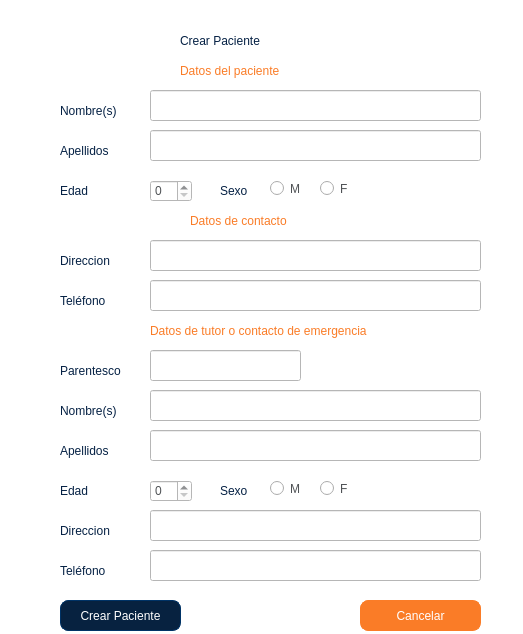
<?xml version="1.0" encoding="UTF-8"?>
<ui version="4.0">
 <class>Dialog</class>
 <widget class="QDialog" name="Dialog">
  <property name="geometry">
   <rect>
    <x>0</x>
    <y>0</y>
    <width>523</width>
    <height>634</height>
   </rect>
  </property>
  <property name="windowTitle">
   <string>Paciente</string>
  </property>
  <property name="styleSheet">
   <string notr="true">background-color: rgb(255, 255, 255);</string>
  </property>
  <widget class="QLabel" name="label_8">
   <property name="geometry">
    <rect>
     <x>180</x>
     <y>20</y>
     <width>201</width>
     <height>41</height>
    </rect>
   </property>
   <property name="styleSheet">
    <string notr="true">color: rgb(5, 33, 68);
font: 18pt &quot;MS Shell Dlg 2&quot;;</string>
   </property>
   <property name="text">
    <string>Crear Paciente</string>
   </property>
  </widget>
  <widget class="QLabel" name="label_2">
   <property name="geometry">
    <rect>
     <x>60</x>
     <y>100</y>
     <width>341</width>
     <height>21</height>
    </rect>
   </property>
   <property name="styleSheet">
    <string notr="true">color: rgb(5, 33, 68);
font: 12pt &quot;MS Shell Dlg 2&quot;;</string>
   </property>
   <property name="text">
    <string>Nombre(s) </string>
   </property>
  </widget>
  <widget class="QLabel" name="label_5">
   <property name="geometry">
    <rect>
     <x>60</x>
     <y>290</y>
     <width>91</width>
     <height>21</height>
    </rect>
   </property>
   <property name="styleSheet">
    <string notr="true">color: rgb(5, 33, 68);
font: 12pt &quot;MS Shell Dlg 2&quot;;</string>
   </property>
   <property name="text">
    <string>Teléfono</string>
   </property>
  </widget>
  <widget class="QLineEdit" name="tbTerapeutaCorreo">
   <property name="geometry">
    <rect>
     <x>150</x>
     <y>280</y>
     <width>331</width>
     <height>31</height>
    </rect>
   </property>
   <property name="styleSheet">
    <string notr="true">
font: 10pt &quot;MS Shell Dlg 2&quot;;
color: rgb(79, 82, 85);</string>
   </property>
  </widget>
  <widget class="QPushButton" name="btnCrearTerapeuta">
   <property name="geometry">
    <rect>
     <x>60</x>
     <y>600</y>
     <width>121</width>
     <height>31</height>
    </rect>
   </property>
   <property name="mouseTracking">
    <bool>false</bool>
   </property>
   <property name="styleSheet">
    <string notr="true">
border-style: solid;
border-width: 1px;
border-color: rgb(0, 51, 102);
background-color: rgb(7, 34, 64);
color: rgb(255, 255, 255);
border-radius: 8px;
font: 11pt &quot;MS Shell Dlg 2&quot;;</string>
   </property>
   <property name="text">
    <string>Crear Paciente</string>
   </property>
  </widget>
  <widget class="QPushButton" name="btnTerapeutaCancelar">
   <property name="geometry">
    <rect>
     <x>360</x>
     <y>600</y>
     <width>121</width>
     <height>31</height>
    </rect>
   </property>
   <property name="styleSheet">
    <string notr="true">
border-style: solid;
border-width: 1px;
;
border-color: rgb(250, 124, 39);
background-color: rgb(250, 124, 39);
color: rgb(255, 255, 255);
border-radius: 8px;
font: 11pt &quot;MS Shell Dlg 2&quot;;</string>
   </property>
   <property name="text">
    <string>Cancelar</string>
   </property>
  </widget>
  <widget class="QLabel" name="label">
   <property name="geometry">
    <rect>
     <x>30</x>
     <y>10</y>
     <width>131</width>
     <height>71</height>
    </rect>
   </property>
   <property name="styleSheet">
    <string notr="true">
image: url(:/imgPaciente/imgPaciente);</string>
   </property>
   <property name="text">
    <string/>
   </property>
  </widget>
  <widget class="QLineEdit" name="tbTerapeutaApellidos">
   <property name="geometry">
    <rect>
     <x>150</x>
     <y>130</y>
     <width>331</width>
     <height>31</height>
    </rect>
   </property>
   <property name="styleSheet">
    <string notr="true">
font: 10pt &quot;MS Shell Dlg 2&quot;;
color: rgb(79, 82, 85);</string>
   </property>
  </widget>
  <widget class="QLabel" name="label_3">
   <property name="geometry">
    <rect>
     <x>60</x>
     <y>140</y>
     <width>81</width>
     <height>21</height>
    </rect>
   </property>
   <property name="styleSheet">
    <string notr="true">color: rgb(5, 33, 68);
font: 12pt &quot;MS Shell Dlg 2&quot;;</string>
   </property>
   <property name="text">
    <string>Apellidos</string>
   </property>
  </widget>
  <widget class="QLineEdit" name="tbterapeutaNombre">
   <property name="geometry">
    <rect>
     <x>150</x>
     <y>90</y>
     <width>331</width>
     <height>31</height>
    </rect>
   </property>
   <property name="styleSheet">
    <string notr="true">
font: 10pt &quot;MS Shell Dlg 2&quot;;
color: rgb(79, 82, 85);</string>
   </property>
  </widget>
  <widget class="QLabel" name="label_4">
   <property name="geometry">
    <rect>
     <x>60</x>
     <y>180</y>
     <width>61</width>
     <height>21</height>
    </rect>
   </property>
   <property name="styleSheet">
    <string notr="true">color: rgb(5, 33, 68);
font: 12pt &quot;MS Shell Dlg 2&quot;;</string>
   </property>
   <property name="text">
    <string>Edad</string>
   </property>
  </widget>
  <widget class="QLabel" name="label_6">
   <property name="geometry">
    <rect>
     <x>180</x>
     <y>60</y>
     <width>141</width>
     <height>21</height>
    </rect>
   </property>
   <property name="styleSheet">
    <string notr="true">color: rgb(250, 124, 39);
font: 12pt &quot;MS Shell Dlg 2&quot;;</string>
   </property>
   <property name="text">
    <string>Datos del paciente</string>
   </property>
  </widget>
  <widget class="QLabel" name="label_7">
   <property name="geometry">
    <rect>
     <x>220</x>
     <y>180</y>
     <width>41</width>
     <height>21</height>
    </rect>
   </property>
   <property name="styleSheet">
    <string notr="true">color: rgb(5, 33, 68);
font: 12pt &quot;MS Shell Dlg 2&quot;;</string>
   </property>
   <property name="text">
    <string>Sexo</string>
   </property>
  </widget>
  <widget class="QRadioButton" name="radioButton">
   <property name="geometry">
    <rect>
     <x>270</x>
     <y>180</y>
     <width>41</width>
     <height>17</height>
    </rect>
   </property>
   <property name="styleSheet">
    <string notr="true">selection-color: rgb(250, 124, 39);
font: 10pt &quot;MS Shell Dlg 2&quot;;
color: rgb(79, 82, 85);</string>
   </property>
   <property name="text">
    <string>M</string>
   </property>
  </widget>
  <widget class="QRadioButton" name="radioButton_2">
   <property name="geometry">
    <rect>
     <x>320</x>
     <y>180</y>
     <width>41</width>
     <height>17</height>
    </rect>
   </property>
   <property name="styleSheet">
    <string notr="true">
font: 10pt &quot;MS Shell Dlg 2&quot;;
color: rgb(79, 82, 85);</string>
   </property>
   <property name="text">
    <string>F</string>
   </property>
  </widget>
  <widget class="QSpinBox" name="spinBox">
   <property name="geometry">
    <rect>
     <x>150</x>
     <y>180</y>
     <width>42</width>
     <height>22</height>
    </rect>
   </property>
   <property name="styleSheet">
    <string notr="true">font: 10pt &quot;MS Shell Dlg 2&quot;;
color: rgb(79, 82, 85);</string>
   </property>
  </widget>
  <widget class="QLabel" name="label_9">
   <property name="geometry">
    <rect>
     <x>190</x>
     <y>210</y>
     <width>161</width>
     <height>21</height>
    </rect>
   </property>
   <property name="styleSheet">
    <string notr="true">color: rgb(250, 124, 39);
font: 12pt &quot;MS Shell Dlg 2&quot;;</string>
   </property>
   <property name="text">
    <string>Datos de contacto</string>
   </property>
  </widget>
  <widget class="QLabel" name="label_10">
   <property name="geometry">
    <rect>
     <x>60</x>
     <y>250</y>
     <width>91</width>
     <height>21</height>
    </rect>
   </property>
   <property name="styleSheet">
    <string notr="true">color: rgb(5, 33, 68);
font: 12pt &quot;MS Shell Dlg 2&quot;;</string>
   </property>
   <property name="text">
    <string>Direccion</string>
   </property>
  </widget>
  <widget class="QLineEdit" name="tbTerapeutaCorreo_2">
   <property name="geometry">
    <rect>
     <x>150</x>
     <y>240</y>
     <width>331</width>
     <height>31</height>
    </rect>
   </property>
   <property name="styleSheet">
    <string notr="true">
font: 10pt &quot;MS Shell Dlg 2&quot;;
color: rgb(79, 82, 85);</string>
   </property>
  </widget>
  <widget class="QLabel" name="label_11">
   <property name="geometry">
    <rect>
     <x>150</x>
     <y>320</y>
     <width>311</width>
     <height>21</height>
    </rect>
   </property>
   <property name="styleSheet">
    <string notr="true">color: rgb(250, 124, 39);
font: 12pt &quot;MS Shell Dlg 2&quot;;</string>
   </property>
   <property name="text">
    <string>Datos de tutor o contacto de emergencia</string>
   </property>
  </widget>
  <widget class="QLabel" name="label_12">
   <property name="geometry">
    <rect>
     <x>220</x>
     <y>480</y>
     <width>41</width>
     <height>21</height>
    </rect>
   </property>
   <property name="styleSheet">
    <string notr="true">color: rgb(5, 33, 68);
font: 12pt &quot;MS Shell Dlg 2&quot;;</string>
   </property>
   <property name="text">
    <string>Sexo</string>
   </property>
  </widget>
  <widget class="QRadioButton" name="radioButton_3">
   <property name="geometry">
    <rect>
     <x>270</x>
     <y>480</y>
     <width>41</width>
     <height>17</height>
    </rect>
   </property>
   <property name="styleSheet">
    <string notr="true">selection-color: rgb(250, 124, 39);
font: 10pt &quot;MS Shell Dlg 2&quot;;
color: rgb(79, 82, 85);</string>
   </property>
   <property name="text">
    <string>M</string>
   </property>
  </widget>
  <widget class="QLabel" name="label_13">
   <property name="geometry">
    <rect>
     <x>60</x>
     <y>440</y>
     <width>81</width>
     <height>21</height>
    </rect>
   </property>
   <property name="styleSheet">
    <string notr="true">color: rgb(5, 33, 68);
font: 12pt &quot;MS Shell Dlg 2&quot;;</string>
   </property>
   <property name="text">
    <string>Apellidos</string>
   </property>
  </widget>
  <widget class="QLineEdit" name="tbterapeutaNombre_2">
   <property name="geometry">
    <rect>
     <x>150</x>
     <y>390</y>
     <width>331</width>
     <height>31</height>
    </rect>
   </property>
   <property name="styleSheet">
    <string notr="true">
font: 10pt &quot;MS Shell Dlg 2&quot;;
color: rgb(79, 82, 85);</string>
   </property>
  </widget>
  <widget class="QLineEdit" name="tbTerapeutaApellidos_2">
   <property name="geometry">
    <rect>
     <x>150</x>
     <y>430</y>
     <width>331</width>
     <height>31</height>
    </rect>
   </property>
   <property name="styleSheet">
    <string notr="true">
font: 10pt &quot;MS Shell Dlg 2&quot;;
color: rgb(79, 82, 85);</string>
   </property>
  </widget>
  <widget class="QLabel" name="label_14">
   <property name="geometry">
    <rect>
     <x>60</x>
     <y>400</y>
     <width>81</width>
     <height>21</height>
    </rect>
   </property>
   <property name="styleSheet">
    <string notr="true">color: rgb(5, 33, 68);
font: 12pt &quot;MS Shell Dlg 2&quot;;</string>
   </property>
   <property name="text">
    <string>Nombre(s) </string>
   </property>
  </widget>
  <widget class="QRadioButton" name="radioButton_4">
   <property name="geometry">
    <rect>
     <x>320</x>
     <y>480</y>
     <width>41</width>
     <height>17</height>
    </rect>
   </property>
   <property name="styleSheet">
    <string notr="true">
font: 10pt &quot;MS Shell Dlg 2&quot;;
color: rgb(79, 82, 85);</string>
   </property>
   <property name="text">
    <string>F</string>
   </property>
  </widget>
  <widget class="QSpinBox" name="spinBox_2">
   <property name="geometry">
    <rect>
     <x>150</x>
     <y>480</y>
     <width>42</width>
     <height>22</height>
    </rect>
   </property>
   <property name="styleSheet">
    <string notr="true">font: 10pt &quot;MS Shell Dlg 2&quot;;
color: rgb(79, 82, 85);</string>
   </property>
  </widget>
  <widget class="QLabel" name="label_15">
   <property name="geometry">
    <rect>
     <x>60</x>
     <y>480</y>
     <width>61</width>
     <height>21</height>
    </rect>
   </property>
   <property name="styleSheet">
    <string notr="true">color: rgb(5, 33, 68);
font: 12pt &quot;MS Shell Dlg 2&quot;;</string>
   </property>
   <property name="text">
    <string>Edad</string>
   </property>
  </widget>
  <widget class="QLabel" name="label_16">
   <property name="geometry">
    <rect>
     <x>60</x>
     <y>520</y>
     <width>91</width>
     <height>21</height>
    </rect>
   </property>
   <property name="styleSheet">
    <string notr="true">color: rgb(5, 33, 68);
font: 12pt &quot;MS Shell Dlg 2&quot;;</string>
   </property>
   <property name="text">
    <string>Direccion</string>
   </property>
  </widget>
  <widget class="QLineEdit" name="tbTerapeutaCorreo_3">
   <property name="geometry">
    <rect>
     <x>150</x>
     <y>510</y>
     <width>331</width>
     <height>31</height>
    </rect>
   </property>
   <property name="styleSheet">
    <string notr="true">
font: 10pt &quot;MS Shell Dlg 2&quot;;
color: rgb(79, 82, 85);</string>
   </property>
  </widget>
  <widget class="QLabel" name="label_17">
   <property name="geometry">
    <rect>
     <x>60</x>
     <y>560</y>
     <width>91</width>
     <height>21</height>
    </rect>
   </property>
   <property name="styleSheet">
    <string notr="true">color: rgb(5, 33, 68);
font: 12pt &quot;MS Shell Dlg 2&quot;;</string>
   </property>
   <property name="text">
    <string>Teléfono</string>
   </property>
  </widget>
  <widget class="QLineEdit" name="tbTerapeutaCorreo_4">
   <property name="geometry">
    <rect>
     <x>150</x>
     <y>550</y>
     <width>331</width>
     <height>31</height>
    </rect>
   </property>
   <property name="styleSheet">
    <string notr="true">
font: 10pt &quot;MS Shell Dlg 2&quot;;
color: rgb(79, 82, 85);</string>
   </property>
  </widget>
  <widget class="QLabel" name="label_18">
   <property name="geometry">
    <rect>
     <x>60</x>
     <y>360</y>
     <width>81</width>
     <height>21</height>
    </rect>
   </property>
   <property name="styleSheet">
    <string notr="true">color: rgb(5, 33, 68);
font: 12pt &quot;MS Shell Dlg 2&quot;;</string>
   </property>
   <property name="text">
    <string>Parentesco</string>
   </property>
  </widget>
  <widget class="QLineEdit" name="tbterapeutaNombre_3">
   <property name="geometry">
    <rect>
     <x>150</x>
     <y>350</y>
     <width>151</width>
     <height>31</height>
    </rect>
   </property>
   <property name="styleSheet">
    <string notr="true">
font: 10pt &quot;MS Shell Dlg 2&quot;;
color: rgb(79, 82, 85);</string>
   </property>
  </widget>
 </widget>
 <resources>
  <include location="../Desktop/ProyectosPhyton/NaoAplicationMVC - copia/vista/imgNaoAplication.qrc"/>
 </resources>
 <connections/>
</ui>
